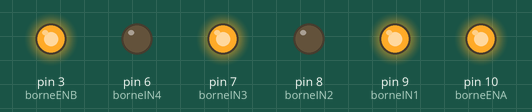
Recording of a sketch running on a simulated Arduino Uno, built with avr-gcc and run on an emulated ATmega328P. Shown: output pins drawn as LEDs (lit = HIGH).

Above: at 1.0 s.
At 3.0 s:
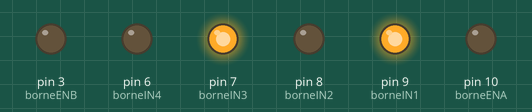
Timing chart, 0 to 4.6 s (numbered marks = the images above):
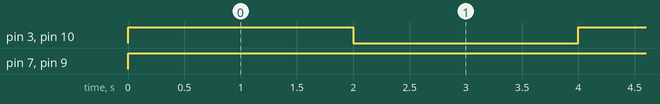

The sketch:

pontHmoteurVtest.ino
```cpp
#define borneENA        10      // On associe la borne "ENA" du L298N à la pin D10 de l'Arduino (PWM possible sur cette broche)
#define borneIN1        9       // On associe la borne "IN1" du L298N à la pin D9 de l'Arduino
#define borneIN2        8       // On associe la borne "IN2" du L298N à la pin D8 de l'Arduino
#define borneIN3        7       // On associe la borne "IN3" du L298N à la pin D7 de l'Arduino
#define borneIN4        6       // On associe la borne "IN4" du L298N à la pin D6 de l'Arduino
#define borneENB        3       // On associe la borne "ENB" du L298N à la pin D5 de l'Arduino (PWM possible sur cette broche)

//*************************//
// Constantes du programme //
//*************************//
#define delaiChangementVitesse     20       // Défini un petit délai, exprimé en millisecondes, avant tout autre changement de vitesse
#define vitesseMinimale            60       // Rapport cylique minimal du signal PWM, pour faire tourner le moteur au minimum de sa vitesse (en pratique, on évitera de trop approcher la valeur  0)
#define vitesseMaximale            255      // Rapport cylique maximal du signal PWM, pour faire tourner le moteur au maximum de sa vitesse

const char MARCHE_AVANT   = 'V';            // Défini une constante pour la "marche avant" (peu importe la valeur)
const char MARCHE_ARRIERE = 'R';            // Défini une constante pour la "marche arrière" (peu importe la valeur)

//************************//
// Variables du programme //
//************************//
int vitesse;                    // Spécifie la vitesse de rotation du moteur, entre son minimum (0) et son maximum (255) <= signal PWM

//*******//
// SETUP //
//*******//
void setup() {

  // Configuration de toutes les pins de l'Arduino en "sortie" (car elles attaquent les entrées du module L298N)
  pinMode(borneENA, OUTPUT);
  pinMode(borneIN1, OUTPUT);
  pinMode(borneIN2, OUTPUT);
  pinMode(borneIN3, OUTPUT);
  pinMode(borneIN4, OUTPUT);
  pinMode(borneENB, OUTPUT);
}

//**************************//
// Boucle principale : LOOP //
//**************************//
void loop() {
  digitalWrite(borneIN1,HIGH);
  digitalWrite(borneIN2,LOW);
  digitalWrite(borneENA,HIGH);
  digitalWrite(borneIN3,HIGH);
  digitalWrite(borneIN4,LOW);
  digitalWrite(borneENB,HIGH);
  delay(2000);
  digitalWrite(borneENB,LOW);
  digitalWrite(borneENA,LOW);
  delay(2000);
}


//************************************************************************************//
// Fonction : configurerSensDeRotationPontA()                                         //
// But :      Permet de définir le sens de rotation du moteu branché sur le pont A    //
//************************************************************************************//
void configurerSensDeRotationPontA(char sensDeRotation) {

  if(sensDeRotation == MARCHE_AVANT) {
    // Configuration du L298N en "marche avant", pour le moteur connecté au pont A. Selon sa table de vérité, il faut que :
    digitalWrite(borneIN1, HIGH);                 // L'entrée IN1 doit être au niveau haut
    digitalWrite(borneIN2, LOW);                  // L'entrée IN2 doit être au niveau bas
  }

  if(sensDeRotation == MARCHE_ARRIERE) {
    // Configuration du L298N en "marche arrière", pour le moteur câblé sur le pont A. Selon sa table de vérité, il faut que :
    digitalWrite(borneIN1, LOW);                  // L'entrée IN1 doit être au niveau bas
    digitalWrite(borneIN2, HIGH);                 // L'entrée IN2 doit être au niveau haut
  }
}

//************************************************************************************//
// Fonction : changeVitesseMoteurPontA()                                              //
// But :      Change la vitesse de rotation du moteur branché sur le pont A           //
//            (cette valeur doit être comprise entre 0 et 255)                        //
//************************************************************************************//
void changeVitesseMoteurPontA(int nouvelleVitesse) {

  // Génère un signal PWM permanent, de rapport cyclique égal à "nouvelleVitesse" (valeur comprise entre 0 et 255)
  analogWrite(borneENA, nouvelleVitesse);
}
```

Measured:
- by itself, pin 3 (borneENB), pin 10 (borneENA): alternates HIGH for 2.0 s and LOW for 2.0 s
- by itself, pin 7 (borneIN3), pin 9 (borneIN1): LOW → HIGH at 0.00 s
